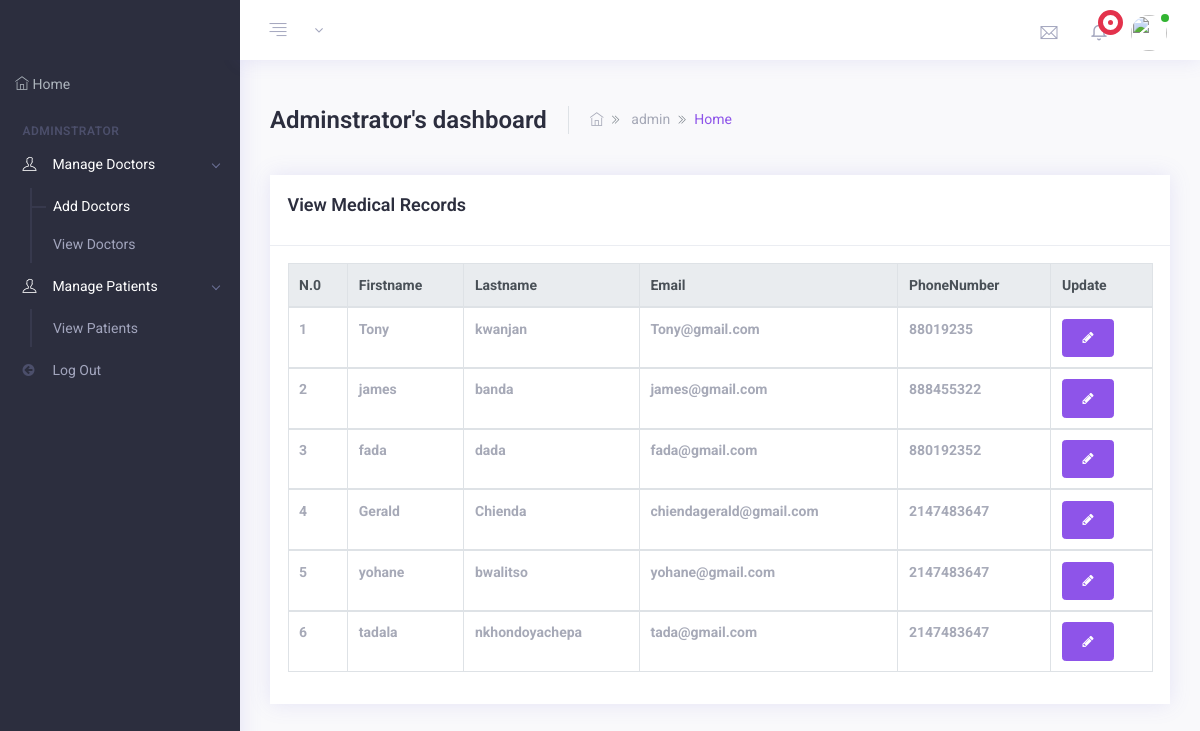
Screenshot of /viewPatients.php with the database file from the repository.
### tables this page shows
CREATE TABLE `users` (
  `id` int(11) NOT NULL,
  `firstname` varchar(255) NOT NULL,
  `lastname` varchar(255) NOT NULL,
  `email` varchar(255) NOT NULL,
  `phone` int(255) NOT NULL,
  `password` varchar(255) NOT NULL,
  `role` varchar(30) NOT NULL
);

### includes/listPatients.php (the view, shortened to what this page needs)
<div class="row">
    <div class="col-md-12">
        <div class="card card-statistics">
            <div class="card-header">
                <div class="card-heading">
                    <h4 class="card-title-primary">View Medical Records</h4>
                </div>
            </div>
            <div class="card-body">
                <table id="export-table" class="table table-bordered">
                    <thead class="thead-light">
                        <tr>
                            <th>N.0</th>
                            <th>Firstname</th>
                            <th>Lastname</th>
                            <th>Email</th>
                            <th>PhoneNumber</th>
                            <th>Update</th>
                        </tr>
                    </thead>
                    <?php
                        include "connection.php";
                        $sql = "SELECT * FROM `users`";
                        $result = mysqli_query($con, $sql);
                        $count = 0;
                        while ($row = mysqli_fetch_assoc($result)) {
                            $count += 1;
                    ?>
                    <tbody>
                        <tr>
                            <th><?php echo $count; ?></th>
                            <th><?php echo $row['firstname'] ?></th>
                            <th><?php echo $row['lastname'] ?></th>
                            <th><?php echo $row['email'] ?></th>
                            <th><?php echo $row['phone'] ?></th>
                            <td>
                                <button type="button" class="fa fa-pencil btn btn-primary" onclick="location.href='UpdatePage.php?id=<?php echo $row["id"]; ?>'"></button>
                            </td>
                        </tr>
                        <tr>
                            <?php
                        }
                     ?>
                </div>
            </div>
        </div>
    </div>
</div>

### viewPatients.php (shortened to what this page needs)
<!DOCTYPE html>
<html lang="en">
<head>
    <link rel="stylesheet" type="text/css" href="assets/css/vendors.css" />
    <link rel="stylesheet" type="text/css" href="assets/css/style.css" />
</head>
<body>
    <div class="app">
        <div class="app-wrap">
                 <?php include"includes/Topbar.php";  ?>
                 <?php include "includes/adminbar.php"; ?>
                 <?php include "includes/listPatients.php"; ?>
        </div>
    </div>
</body>
</html>

### includes/Topbar.php (shortened to what this page needs)
<header class="app-header top-bar">
              <nav class="navbar navbar-expand-md">
                  <div class="navbar-header d-flex align-items-center">
                  </div>
                  <div class="collapse navbar-collapse" id="navbarSupportedContent">
                      <div class="navigation d-flex">
                          <ul class="navbar-nav nav-left">
                              <li class="nav-item">
                                  <a href="javascript:void(0)" class="nav-link sidebar-toggle">
                                      <i class="ti ti-align-right"></i>
                                  </a>
                              </li>
                              <li class="nav-item dropdown">
                                  <a href="javascript:void(0)" class="nav-link " id="navbarDropdown1" role="button" data-toggle="dropdown" aria-haspopup="true" aria-expanded="false">
                                      <i class="fa fa-angle-down"></i>
                                  </a>
                              </li>
                              <li class="nav-item full-screen d-none d-lg-block" id="btnFullscreen">
                                  <a href="javascript:void(0)" class="nav-link expand">
                                  </a>
                              </li>
                          </ul>
                          <ul class="navbar-nav nav-right ml-auto">
                              <li class="nav-item dropdown">
                                  <a class="nav-link dropdown-toggle" href="javascript:void(0)" id="navbarDropdown2" role="button" data-toggle="dropdown" aria-haspopup="true" aria-expanded="false">
                                      <i class="ti ti-email"></i>
                                  </a>
                              <li class="nav-item dropdown">
                                  <a class="nav-link dropdown-toggle" href="javascript:void(0)" id="navbarDropdown3" role="button" data-toggle="dropdown" aria-haspopup="true" aria-expanded="false">
                                      <i class="fe fe-bell"></i>
                                      <span class="notify">
                                                  <span class="blink"></span>
                                      <span class="dot"></span>
                                      </span>
                                  </a>
                              <li class="nav-item dropdown user-profile">
                                  <a href="javascript:void(0)" class="nav-link dropdown-toggle " id="navbarDropdown4" role="button" data-toggle="dropdown" aria-haspopup="true" aria-expanded="false">
                                     <img src="profile.png">
                                      <span class="bg-success user-status"></span>
                                  </a>
                              </li>
                          </ul>
                      </div>
                  </div>
              </nav>
          </header>

### includes/adminbar.php (shortened to what this page needs)
<link rel="stylesheet" href="https://cdn.jsdelivr.net/npm/sweetalert2@10">
  <div class="app-container">
               <aside class="app-navbar">
                   <div class="sidebar-nav scrollbar scroll_light">
                       <ul class="metismenu " id="sidebarNav">
                              <a href="admin.php">
                                   <i class="nav-icon ti ti-home"></i>
                                   <span>Home</span>
                               </a>
                           <li class="nav-static-title">Adminstrator</li>
                           <li class="active">
                               <a class="has-arrow" href="javascript:void(0)" aria-expanded="false">
                                   <i class="nav-icon ti ti-user"></i>
                                   <span class="nav-title"> Manage Doctors</span>
                               </a>
                               <ul aria-expanded="false">
                                   <li class="active"> <a href='addDoctors.php'>Add Doctors</a> </li>
                                   <li> <a href='DoctorsList.php'>View Doctors</a> </li>
                               </ul>
                           </li>
                           <li class="active">
                             <a class="has-arrow" href="javascript:void(0)" aria-expanded="false">
                                 <i class="nav-icon ti ti-user"></i>
                                 <span class="nav-title"> Manage Patients</span>
                             </a>
                             <ul aria-expanded="false">
                                 <li> <a href='viewPatients.php'>View Patients</a> </li>
                             </ul>
                         </li>
                           <li>
                       <li> <a href="#" onclick="confirmLogout()">
           <i class="fa fa-arrow-circle-left"></i>
           <span class="nav-title">Log Out</span>
         </a> </li>
                   </div>
               </aside>
               <div class="app-main" id="main">
                   <div class="container-fluid">
                       <div class="row">
                           <div class="col-md-12 m-b-30">
                               <div class="d-block d-lg-flex flex-nowrap align-items-center">
                                   <div class="page-title mr-4 pr-4 border-right">
                                       <h1>Adminstrator's dashboard</h1>
                                   </div>
                                   <div class="breadcrumb-bar align-items-center">
                                       <nav>
                                           <ol class="breadcrumb p-0 m-b-0">
                                               <li class="breadcrumb-item">
                                                   <a href="index.html"><i class="ti ti-home"></i></a>
                                               </li>
                                               <li class="breadcrumb-item">
                                               admin
                                               </li>
                                               <li class="breadcrumb-item active text-primary" aria-current="page">Home</li>
                                           </ol>
                                       </nav>
                                   </div>
                               </div>
                           </div>
                       </div>

### rows the page displays
users: firstname "Tony", lastname "kwanjan", email "Tony@gmail.com", phone "88019235"
users: firstname "james", lastname "banda", email "james@gmail.com", phone "888455322"
users: firstname "fada", lastname "dada", email "fada@gmail.com", phone "880192352"
users: firstname "Gerald", lastname "Chienda", email "chiendagerald@gmail.com", phone "2147483647"
users: firstname "yohane", lastname "bwalitso", email "yohane@gmail.com", phone "2147483647"
users: firstname "tadala", lastname "nkhondoyachepa", email "tada@gmail.com", phone "2147483647"
